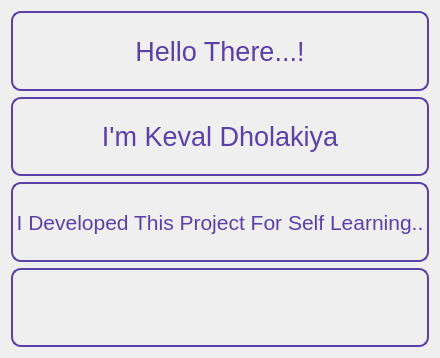
<?xml version="1.0" encoding="UTF-8"?>
<ui version="4.0">
 <class>About</class>
 <widget class="QDialog" name="About">
  <property name="geometry">
   <rect>
    <x>0</x>
    <y>0</y>
    <width>440</width>
    <height>358</height>
   </rect>
  </property>
  <property name="windowTitle">
   <string>Dialog</string>
  </property>
  <layout class="QVBoxLayout" name="verticalLayout">
   <item>
    <widget class="QLabel" name="label">
     <property name="font">
      <font>
       <pointsize>20</pointsize>
      </font>
     </property>
     <property name="cursor">
      <cursorShape>ArrowCursor</cursorShape>
     </property>
     <property name="styleSheet">
      <string notr="true">color: rgb(89, 65, 169);
	border:2px solid rgb(89, 65, 169);
border-radius:10px;
</string>
     </property>
     <property name="text">
      <string>Hello There...!</string>
     </property>
     <property name="alignment">
      <set>Qt::AlignCenter</set>
     </property>
    </widget>
   </item>
   <item>
    <widget class="QLabel" name="label_2">
     <property name="font">
      <font>
       <pointsize>20</pointsize>
      </font>
     </property>
     <property name="styleSheet">
      <string notr="true">color: rgb(89, 65, 169);

	border:2px solid rgb(89, 65, 169);
border-radius:10px;
</string>
     </property>
     <property name="text">
      <string>I'm Keval Dholakiya</string>
     </property>
     <property name="alignment">
      <set>Qt::AlignCenter</set>
     </property>
    </widget>
   </item>
   <item>
    <widget class="QLabel" name="label_3">
     <property name="font">
      <font>
       <pointsize>16</pointsize>
      </font>
     </property>
     <property name="styleSheet">
      <string notr="true">color: rgb(89, 65, 169);

	border:2px solid rgb(89, 65, 169);
border-radius:10px;
</string>
     </property>
     <property name="text">
      <string>I Developed This Project For Self Learning..</string>
     </property>
     <property name="alignment">
      <set>Qt::AlignCenter</set>
     </property>
     <property name="margin">
      <number>5</number>
     </property>
     <property name="indent">
      <number>8</number>
     </property>
    </widget>
   </item>
   <item>
    <widget class="QWidget" name="widget" native="true">
     <property name="styleSheet">
      <string notr="true">#widget{color: rgb(89, 65, 169);

	border:2px solid rgb(89, 65, 169);
border-radius:10px;
}</string>
     </property>
     <layout class="QHBoxLayout" name="horizontalLayout">
      <property name="spacing">
       <number>0</number>
      </property>
      <property name="leftMargin">
       <number>0</number>
      </property>
      <property name="topMargin">
       <number>0</number>
      </property>
      <property name="rightMargin">
       <number>0</number>
      </property>
      <property name="bottomMargin">
       <number>0</number>
      </property>
      <item>
       <widget class="QPushButton" name="linkedin">
        <property name="sizePolicy">
         <sizepolicy hsizetype="Fixed" vsizetype="Fixed">
          <horstretch>0</horstretch>
          <verstretch>0</verstretch>
         </sizepolicy>
        </property>
        <property name="cursor">
         <cursorShape>PointingHandCursor</cursorShape>
        </property>
        <property name="text">
         <string/>
        </property>
        <property name="icon">
         <iconset resource="resources.qrc">
          <normaloff>:/img/icons/linkedin.png</normaloff>:/img/icons/linkedin.png</iconset>
        </property>
        <property name="iconSize">
         <size>
          <width>32</width>
          <height>32</height>
         </size>
        </property>
        <property name="checkable">
         <bool>false</bool>
        </property>
        <property name="flat">
         <bool>true</bool>
        </property>
       </widget>
      </item>
      <item>
       <widget class="QPushButton" name="github">
        <property name="sizePolicy">
         <sizepolicy hsizetype="Fixed" vsizetype="Fixed">
          <horstretch>0</horstretch>
          <verstretch>0</verstretch>
         </sizepolicy>
        </property>
        <property name="cursor">
         <cursorShape>PointingHandCursor</cursorShape>
        </property>
        <property name="text">
         <string/>
        </property>
        <property name="icon">
         <iconset resource="resources.qrc">
          <normaloff>:/img/icons/github-logo.png</normaloff>:/img/icons/github-logo.png</iconset>
        </property>
        <property name="iconSize">
         <size>
          <width>32</width>
          <height>32</height>
         </size>
        </property>
        <property name="flat">
         <bool>true</bool>
        </property>
       </widget>
      </item>
      <item>
       <widget class="QPushButton" name="twitter">
        <property name="sizePolicy">
         <sizepolicy hsizetype="Fixed" vsizetype="Fixed">
          <horstretch>0</horstretch>
          <verstretch>0</verstretch>
         </sizepolicy>
        </property>
        <property name="font">
         <font>
          <pointsize>9</pointsize>
         </font>
        </property>
        <property name="cursor">
         <cursorShape>PointingHandCursor</cursorShape>
        </property>
        <property name="text">
         <string/>
        </property>
        <property name="icon">
         <iconset resource="resources.qrc">
          <normaloff>:/img/icons/twitter.png</normaloff>:/img/icons/twitter.png</iconset>
        </property>
        <property name="iconSize">
         <size>
          <width>32</width>
          <height>32</height>
         </size>
        </property>
        <property name="flat">
         <bool>true</bool>
        </property>
       </widget>
      </item>
     </layout>
    </widget>
   </item>
  </layout>
 </widget>
 <resources>
  <include location="resources.qrc"/>
 </resources>
 <connections/>
</ui>
